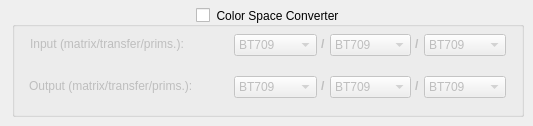
        <widget class="QWidget" name="VSColorsTab">
         <attribute name="title">
          <string>Colors</string>
         </attribute>
         <widget class="QGroupBox" name="ColorPropsGB">
          <property name="geometry">
           <rect>
            <x>12</x>
            <y>7</y>
            <width>512</width>
            <height>110</height>
           </rect>
          </property>
          <property name="toolTip">
           <string>Converts the video to a different color space.</string>
          </property>
          <property name="title">
           <string>Color Space Converter</string>
          </property>
          <property name="alignment">
           <set>Qt::AlignCenter</set>
          </property>
          <property name="checkable">
           <bool>true</bool>
          </property>
          <property name="checked">
           <bool>false</bool>
          </property>
          <widget class="QLabel" name="InputColorsLabel">
           <property name="geometry">
            <rect>
             <x>18</x>
             <y>29</y>
             <width>160</width>
             <height>16</height>
            </rect>
           </property>
           <property name="text">
            <string>Input (matrix/transfer/prims.):</string>
           </property>
          </widget>
          <widget class="QLabel" name="OutputColorsLabel">
           <property name="geometry">
            <rect>
             <x>17</x>
             <y>71</y>
             <width>174</width>
             <height>16</height>
            </rect>
           </property>
           <property name="text">
            <string>Output (matrix/transfer/prims.):</string>
           </property>
          </widget>
          <widget class="QComboBox" name="InputMatrixDD">
           <property name="geometry">
            <rect>
             <x>222</x>
             <y>27</y>
             <width>83</width>
             <height>22</height>
            </rect>
           </property>
           <property name="toolTip">
            <string>The input color matrix.</string>
           </property>
           <item>
            <property name="text">
             <string>BT709</string>
            </property>
           </item>
           <item>
            <property name="text">
             <string>FCC</string>
            </property>
           </item>
           <item>
            <property name="text">
             <string>BT470bg</string>
            </property>
           </item>
           <item>
            <property name="text">
             <string>170m</string>
            </property>
           </item>
           <item>
            <property name="text">
             <string>240m</string>
            </property>
           </item>
           <item>
            <property name="text">
             <string>YCgCo</string>
            </property>
           </item>
           <item>
            <property name="text">
             <string>BT2020ncl</string>
            </property>
           </item>
           <item>
            <property name="text">
             <string>BT2020cl</string>
            </property>
           </item>
           <item>
            <property name="text">
             <string>Chromancl</string>
            </property>
           </item>
           <item>
            <property name="text">
             <string>Chromacl</string>
            </property>
           </item>
           <item>
            <property name="text">
             <string>ICtCp</string>
            </property>
           </item>
          </widget>
          <widget class="QComboBox" name="InputTransferDD">
           <property name="geometry">
            <rect>
             <x>318</x>
             <y>27</y>
             <width>81</width>
             <height>22</height>
            </rect>
           </property>
           <property name="toolTip">
            <string>The input color transfer.</string>
           </property>
           <item>
            <property name="text">
             <string>BT709</string>
            </property>
           </item>
           <item>
            <property name="text">
             <string>BT470m</string>
            </property>
           </item>
           <item>
            <property name="text">
             <string>BT470bg</string>
            </property>
           </item>
           <item>
            <property name="text">
             <string>BT601</string>
            </property>
           </item>
           <item>
            <property name="text">
             <string>240m</string>
            </property>
           </item>
           <item>
            <property name="text">
             <string>Linear</string>
            </property>
           </item>
           <item>
            <property name="text">
             <string>Log100</string>
            </property>
           </item>
           <item>
            <property name="text">
             <string>Log316</string>
            </property>
           </item>
           <item>
            <property name="text">
             <string>Xvycc</string>
            </property>
           </item>
           <item>
            <property name="text">
             <string>SRGB</string>
            </property>
           </item>
           <item>
            <property name="text">
             <string>2020_10</string>
            </property>
           </item>
           <item>
            <property name="text">
             <string>2020_12</string>
            </property>
           </item>
           <item>
            <property name="text">
             <string>ST2084</string>
            </property>
           </item>
           <item>
            <property name="text">
             <string>STD-B67</string>
            </property>
           </item>
          </widget>
          <widget class="QComboBox" name="InputPrimsDD">
           <property name="geometry">
            <rect>
             <x>412</x>
             <y>27</y>
             <width>82</width>
             <height>22</height>
            </rect>
           </property>
           <property name="toolTip">
            <string>The input primaries.</string>
           </property>
           <item>
            <property name="text">
             <string>BT709</string>
            </property>
           </item>
           <item>
            <property name="text">
             <string>BT470m</string>
            </property>
           </item>
           <item>
            <property name="text">
             <string>BT470bg</string>
            </property>
           </item>
           <item>
            <property name="text">
             <string>170m</string>
            </property>
           </item>
           <item>
            <property name="text">
             <string>240m</string>
            </property>
           </item>
           <item>
            <property name="text">
             <string>Film</string>
            </property>
           </item>
           <item>
            <property name="text">
             <string>BT2020</string>
            </property>
           </item>
           <item>
            <property name="text">
             <string>XYZ</string>
            </property>
           </item>
           <item>
            <property name="text">
             <string>ST431-2</string>
            </property>
           </item>
           <item>
            <property name="text">
             <string>ST432-1</string>
            </property>
           </item>
           <item>
            <property name="text">
             <string>Jedec-p22</string>
            </property>
           </item>
          </widget>
          <widget class="QComboBox" name="OutputMatrixDD">
           <property name="geometry">
            <rect>
             <x>222</x>
             <y>69</y>
             <width>83</width>
             <height>22</height>
            </rect>
           </property>
           <property name="toolTip">
            <string>The output matrix.</string>
           </property>
           <item>
            <property name="text">
             <string>BT709</string>
            </property>
           </item>
           <item>
            <property name="text">
             <string>FCC</string>
            </property>
           </item>
           <item>
            <property name="text">
             <string>BT470bg</string>
            </property>
           </item>
           <item>
            <property name="text">
             <string>170m</string>
            </property>
           </item>
           <item>
            <property name="text">
             <string>240m</string>
            </property>
           </item>
           <item>
            <property name="text">
             <string>YCgCo</string>
            </property>
           </item>
           <item>
            <property name="text">
             <string>BT2020ncl</string>
            </property>
           </item>
           <item>
            <property name="text">
             <string>BT2020cl</string>
            </property>
           </item>
           <item>
            <property name="text">
             <string>Chromancl</string>
            </property>
           </item>
           <item>
            <property name="text">
             <string>Chromacl</string>
            </property>
           </item>
           <item>
            <property name="text">
             <string>ICtCp</string>
            </property>
           </item>
          </widget>
          <widget class="QLabel" name="Slash2Label">
           <property name="geometry">
            <rect>
             <x>309</x>
             <y>29</y>
             <width>16</width>
             <height>16</height>
            </rect>
           </property>
           <property name="text">
            <string>&lt;html&gt;&lt;head/&gt;&lt;body&gt;&lt;p&gt;&lt;span style=&quot; font-weight:700;&quot;&gt;/&lt;/span&gt;&lt;/p&gt;&lt;/body&gt;&lt;/html&gt;</string>
           </property>
          </widget>
          <widget class="QLabel" name="Slash3Label">
           <property name="geometry">
            <rect>
             <x>403</x>
             <y>29</y>
             <width>16</width>
             <height>16</height>
            </rect>
           </property>
           <property name="text">
            <string>&lt;html&gt;&lt;head/&gt;&lt;body&gt;&lt;p&gt;&lt;span style=&quot; font-weight:700;&quot;&gt;/&lt;/span&gt;&lt;/p&gt;&lt;/body&gt;&lt;/html&gt;</string>
           </property>
          </widget>
          <widget class="QLabel" name="Slash4Label">
           <property name="geometry">
            <rect>
             <x>309</x>
             <y>71</y>
             <width>16</width>
             <height>16</height>
            </rect>
           </property>
           <property name="text">
            <string>&lt;html&gt;&lt;head/&gt;&lt;body&gt;&lt;p&gt;&lt;span style=&quot; font-weight:700;&quot;&gt;/&lt;/span&gt;&lt;/p&gt;&lt;/body&gt;&lt;/html&gt;</string>
           </property>
          </widget>
          <widget class="QLabel" name="Slash5Label">
           <property name="geometry">
            <rect>
             <x>403</x>
             <y>71</y>
             <width>16</width>
             <height>16</height>
            </rect>
           </property>
           <property name="text">
            <string>&lt;html&gt;&lt;head/&gt;&lt;body&gt;&lt;p&gt;&lt;span style=&quot; font-weight:700;&quot;&gt;/&lt;/span&gt;&lt;/p&gt;&lt;/body&gt;&lt;/html&gt;</string>
           </property>
          </widget>
          <widget class="QComboBox" name="OutputTransferDD">
           <property name="geometry">
            <rect>
             <x>318</x>
             <y>69</y>
             <width>81</width>
             <height>22</height>
            </rect>
           </property>
           <property name="toolTip">
            <string>The output transfer.</string>
           </property>
           <item>
            <property name="text">
             <string>BT709</string>
            </property>
           </item>
           <item>
            <property name="text">
             <string>BT470m</string>
            </property>
           </item>
           <item>
            <property name="text">
             <string>BT470bg</string>
            </property>
           </item>
           <item>
            <property name="text">
             <string>BT601</string>
            </property>
           </item>
           <item>
            <property name="text">
             <string>240m</string>
            </property>
           </item>
           <item>
            <property name="text">
             <string>Linear</string>
            </property>
           </item>
           <item>
            <property name="text">
             <string>Log100</string>
            </property>
           </item>
           <item>
            <property name="text">
             <string>Log316</string>
            </property>
           </item>
           <item>
            <property name="text">
             <string>Xvycc</string>
            </property>
           </item>
           <item>
            <property name="text">
             <string>SRGB</string>
            </property>
           </item>
           <item>
            <property name="text">
             <string>2020_10</string>
            </property>
           </item>
           <item>
            <property name="text">
             <string>2020_12</string>
            </property>
           </item>
           <item>
            <property name="text">
             <string>ST2084</string>
            </property>
           </item>
           <item>
            <property name="text">
             <string>STD-B67</string>
            </property>
           </item>
          </widget>
          <widget class="QComboBox" name="OutputPrimsDD">
           <property name="geometry">
            <rect>
             <x>412</x>
             <y>69</y>
             <width>82</width>
             <height>22</height>
            </rect>
           </property>
           <property name="toolTip">
            <string>The output primaries.</string>
           </property>
           <item>
            <property name="text">
             <string>BT709</string>
            </property>
           </item>
           <item>
            <property name="text">
             <string>BT470m</string>
            </property>
           </item>
           <item>
            <property name="text">
             <string>BT470bg</string>
            </property>
           </item>
           <item>
            <property name="text">
             <string>170m</string>
            </property>
           </item>
           <item>
            <property name="text">
             <string>240m</string>
            </property>
           </item>
           <item>
            <property name="text">
             <string>Film</string>
            </property>
           </item>
           <item>
            <property name="text">
             <string>BT2020</string>
            </property>
           </item>
           <item>
            <property name="text">
             <string>XYZ</string>
            </property>
           </item>
           <item>
            <property name="text">
             <string>ST431-2</string>
            </property>
           </item>
           <item>
            <property name="text">
             <string>ST432-1</string>
            </property>
           </item>
           <item>
            <property name="text">
             <string>Jedec-p22</string>
            </property>
           </item>
          </widget>
         </widget>
        </widget>
